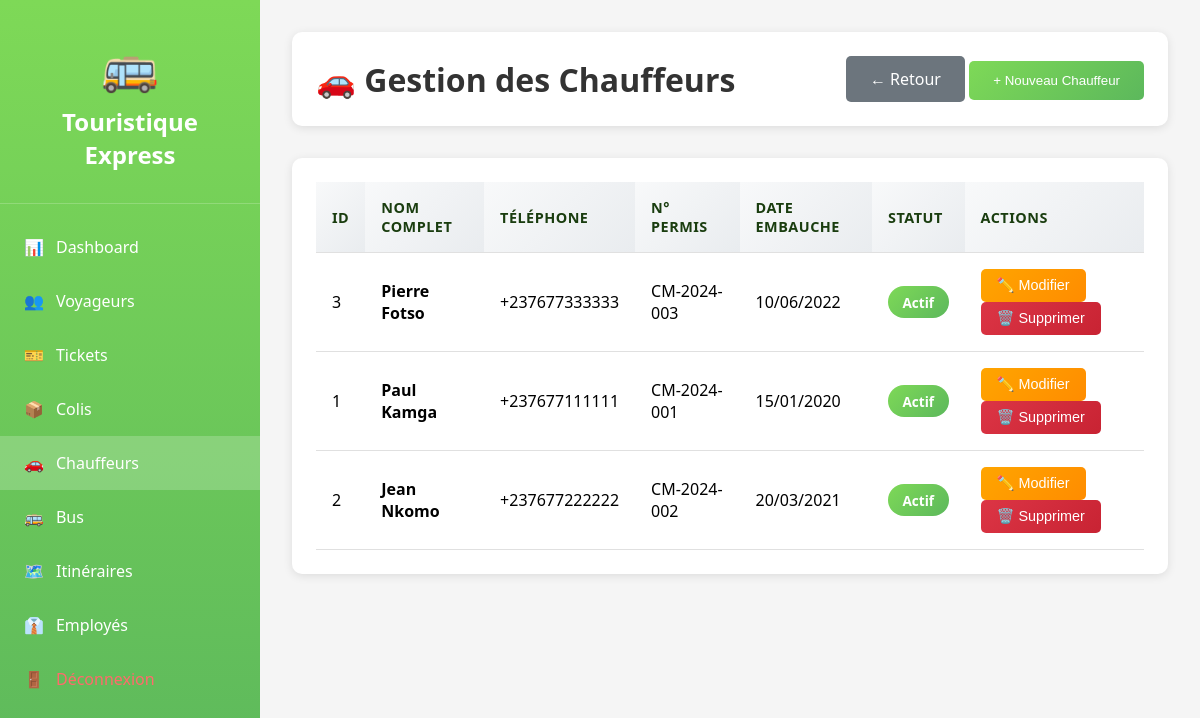
/admin_chauffeurs.php (signed in), run on the app's committed database.
### tables this page shows
CREATE TABLE chauffeurs (
    id_chauffeur INT AUTO_INCREMENT PRIMARY KEY,
    nom VARCHAR(100) NOT NULL,
    prenom VARCHAR(100) NOT NULL,
    telephone VARCHAR(20) NOT NULL,
    numero_permis VARCHAR(50) UNIQUE NOT NULL,
    date_embauche DATE,
    statut ENUM('actif', 'inactif') DEFAULT 'actif'
);

### admin_chauffeurs.php (the view, shortened to what this page needs)
<?php
$conn = getDBConnection();
$chauffeurs_list = $conn->query("SELECT * FROM chauffeurs ORDER BY nom, prenom")->fetchAll(PDO::FETCH_ASSOC);
?>
<!DOCTYPE html>
<html lang="fr">
<head>
</head>
<body>
    <aside class="sidebar">
        <div class="logo-sidebar">
            <div style="font-size: 3rem;">🚌</div>
            <h2><?php echo APP_NAME; ?></h2>
        </div>
        <ul class="menu">
            <li><a href="admin_dashboard.php"><span>📊</span> Dashboard</a></li>
            <li><a href="admin_voyageurs.php"><span>👥</span> Voyageurs</a></li>
            <li><a href="admin_tickets.php"><span>🎫</span> Tickets</a></li>
            <li><a href="admin_colis.php"><span>📦</span> Colis</a></li>
            <li><a href="admin_chauffeurs.php" class="active"><span>🚗</span> Chauffeurs</a></li>
            <li><a href="admin_bus.php"><span>🚌</span> Bus</a></li>
            <li><a href="admin_itineraires.php"><span>🗺️</span> Itinéraires</a></li>
            <li><a href="admin_employes.php"><span>👔</span> Employés</a></li>
            <li><a href="logout.php" style="color: #ff6b6b;"><span>🚪</span> Déconnexion</a></li>
        </ul>
    </aside>
    <main class="main-content">
        <div class="top-bar">
            <h1>🚗 Gestion des Chauffeurs</h1>
            <div>
                <a href="admin_dashboard.php" class="btn btn-back">← Retour</a>
                <button onclick="openModal('create')" class="btn btn-primary">+ Nouveau Chauffeur</button>
            </div>
        </div>
        <div class="card">
            <table>
                <thead>
                    <tr>
                        <th>ID</th>
                        <th>Nom Complet</th>
                        <th>Téléphone</th>
                        <th>N° Permis</th>
                        <th>Date Embauche</th>
                        <th>Statut</th>
                        <th>Actions</th>
                    </tr>
                </thead>
                <tbody>
                    <?php foreach ($chauffeurs_list as $chauffeur): ?>
                    <tr>
                        <td><?php echo $chauffeur['id_chauffeur']; ?></td>
                        <td><strong><?php echo htmlspecialchars($chauffeur['prenom'] . ' ' . $chauffeur['nom']); ?></strong></td>
                        <td><?php echo htmlspecialchars($chauffeur['telephone']); ?></td>
                        <td><?php echo htmlspecialchars($chauffeur['numero_permis']); ?></td>
                        <td><?php echo date('d/m/Y', strtotime($chauffeur['date_embauche'])); ?></td>
                        <td>
                            <span class="badge badge-<?php echo $chauffeur['statut']; ?>">
                                <?php echo ucfirst($chauffeur['statut']); ?>
                            </span>
                        </td>
                        <td>
                            <button onclick='editChauffeur(<?php echo json_encode($chauffeur); ?>)' class="btn btn-warning btn-small">✏️ Modifier</button>
                            <form method="POST" style="display: inline;" onsubmit="return confirm('Confirmer la suppression du chauffeur <?php echo $chauffeur['prenom']; ?> ?');">
                                <button type="submit" class="btn btn-danger btn-small">🗑️ Supprimer</button>
                            </form>
                        </td>
                    </tr>
                    <?php endforeach; ?>
                </tbody>
            </table>
        </div>
    </main>
</body>
</html>

### data on the page
chauffeurs: id_chauffeur "3", prenom+nom "Pierre Fotso", telephone "+237677333333", numero_permis "CM-2024-003", date_embauche "10/06/2022", statut "Actif"
chauffeurs: id_chauffeur "1", prenom+nom "Paul Kamga", telephone "+237677111111", numero_permis "CM-2024-001", date_embauche "15/01/2020", statut "Actif"
chauffeurs: id_chauffeur "2", prenom+nom "Jean Nkomo", telephone "+237677222222", numero_permis "CM-2024-002", date_embauche "20/03/2021", statut "Actif"

### other printed values
APP_NAME "Touristique Express"
